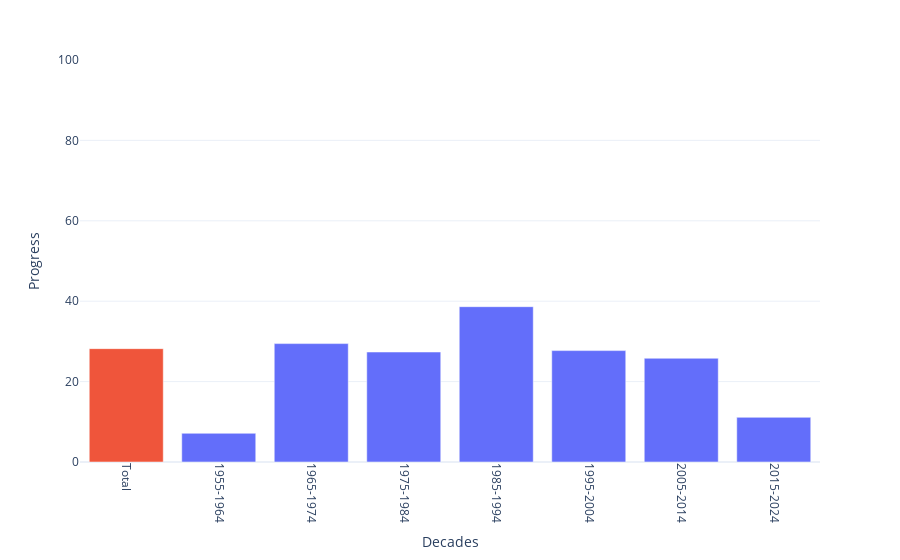

Here is the notebook cell this chart was saved with:
### Markdown cell above
## Albums
One particular interest I have is collecting albums out of Rolling Stone's Top 500 Albums list. Below, you can see how many I already have (out of the 2020 list).

### Code cell
adf = pd.read_csv("albums.csv", sep=';')
adf['Rounded year'] = adf['Year'].apply(lambda x: 10 * round(int(x) / 10))
adf['Have'] = adf['Have'].apply(lambda x: 1 if x == "X" else x)

labels = []
percentages = []
got_arr = []; need_arr = []
    
for year in ["Total"] + sorted(adf['Rounded year'].unique()):
    if year == "Total": 
        need = len(adf); got = len(adf[(adf['Have'] == 1)])
    else: 
        need = len(adf[adf['Rounded year'] == year])
        got = len(adf[(adf['Rounded year'] == year) & (adf['Have'] == 1)])
    score = got/need
    got_arr.append(got); need_arr.append(need)
    percentages.append((got/need) * 100)
    labels.append(f"{year-5}-{year+4}" if year != "Total" else "Total")

colors = ["complete_color" if perc == 100 else "incomplete_color" for perc in percentages]
colors[0] = "total_color" if colors[0] == "incomplete_color" else "complete_color"

customdata = [got_arr, need_arr]

d = {"Decades": labels, "Progress": percentages}
df1 = pd.DataFrame(data=d)
fig = px.bar(df1, x="Decades", y="Progress", template='plotly_white', color=colors, custom_data=customdata,
             color_discrete_map={"total_color":"#ef553b", "complete_color":"#FECB52", "incomplete_color":"#636efa"})
fig.update_layout(yaxis_range=[0,100], showlegend=False)
fig.update_traces(hovertemplate='%{x} progress:<br>%{customdata[0]} out of %{customdata[1]}<extra></extra>')
fig.update_xaxes(tickangle=90)
fig.show()

### Figure 1 — Plotly figure (JSON) as saved in the notebook; plotly's stock layout.template omitted (floating-point values rounded to 4 significant figures)
{"data": [{"customdata": [[141, 500]], "hovertemplate": "%{x} progress:<br>%{customdata[0]} out of %{customdata[1]}<extra></extra>", "legendgroup": "total_color", "marker": {"color": "#ef553b", "pattern": {"shape": ""}}, "name": "total_color", "orientation": "v", "showlegend": true, "textposition": "auto", "type": "bar", "x": ["Total"], "xaxis": "x", "y": [28.2], "yaxis": "y"}, {"customdata": [[2, 28], [43, 146], [29, 106], [34, 88], [23, 83], [8, 31], [2, 18]], "hovertemplate": "%{x} progress:<br>%{customdata[0]} out of %{customdata[1]}<extra></extra>", "legendgroup": "incomplete_color", "marker": {"color": "#636efa", "pattern": {"shape": ""}}, "name": "incomplete_color", "orientation": "v", "showlegend": true, "textposition": "auto", "type": "bar", "x": ["1955-1964", "1965-1974", "1975-1984", "1985-1994", "1995-2004", "2005-2014", "2015-2024"], "xaxis": "x", "y": [7.143, 29.45, 27.36, 38.64, 27.71, 25.81, 11.11], "yaxis": "y"}], "layout": {"barmode": "relative", "legend": {"title": {"text": "color"}, "tracegroupgap": 0}, "margin": {"t": 60}, "showlegend": false, "xaxis": {"anchor": "y", "domain": [0, 1], "tickangle": 90, "title": {"text": "Decades"}}, "yaxis": {"anchor": "x", "domain": [0, 1], "range": [0, 100], "title": {"text": "Progress"}}}}
